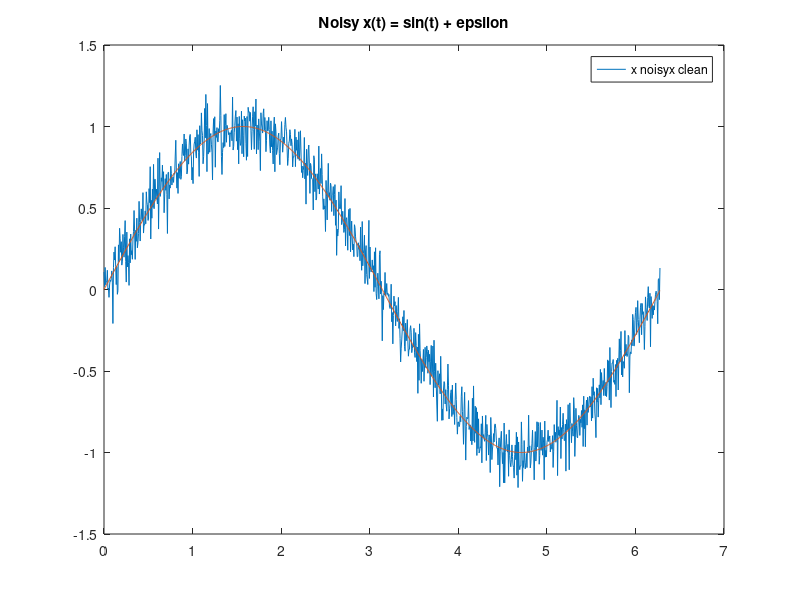
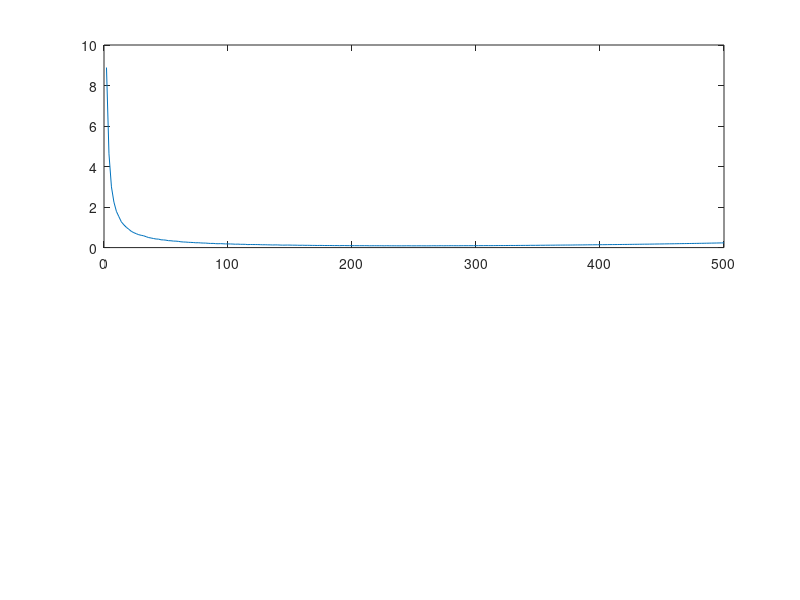

The MATLAB source for these figures, in order: (Note: this script raises an error after producing the figures.)
clc; clear; close all;

N = 1000;
h = 2*pi/N;
t = (0:N-1) * h;

clean_x = sin(t);
epsilon = 0.1;
x = clean_x + epsilon*randn(1, N);

plot(t, x); hold on;
plot(t, clean_x);
legend(["x noisy", "x clean"]);
title("Noisy x(t) = sin(t) + \epsilon")

d1_true = cos(t);
d2_true = -sin(t);

k_range = 2:2:500;

for k=k_range
    d1 = (x(1+k:N)-x(1:N-k))/(h*k);
    d1_MAE(k/2) = mean(abs(d1 - d1_true(1+k/2:N-k/2)));
    
    d2 = (x(1:N-k) -2*x(1+k/2:N-k/2) + x(1+k:N))/((h*k/2)^2);
    d2_MAE(k/2) = mean(abs(d2 - d2_true(1+k/2:N-k/2)));
end

[min_MAE1, best_MAE1_idx] = min(d1_MAE);
[min_MAE2, best_MAE2_idx] = min(d2_MAE);
% *2 because MAE arrays are indexed using every second k
best_k1 = best_MAE1_idx*2;
best_k2 = best_MAE2_idx*2;
fprintf("best k for d1 = %d\n", best_k1);
fprintf("best k for d2 = %d\n", best_k2);

figure;
subplot(2, 1, 1);
plot(k_range, d1_MAE);
xline(best_k1, "y--");
yscale("log");
title("MAE for d1");
xlabel("k");
ylabel("avg |num x' - true x'|");
legend("MAE for each k", "best k = " + num2str(best_k1));

subplot(2, 1, 2);

plot(k_range, d2_MAE);
xline(best_k2, "y--");
yscale("log");
title("MAE for d2");
xlabel("k");
ylabel("avg |num x'' - true x''|");
legend("MAE for each k", "best k = " + num2str(best_k2));


figure;
subplot(2, 1, 1);

k = best_k1;
d1 = (x(1+k:N)-x(1:N-k))/(h*k);
plot(t(1+k/2:N-k/2), d1); hold on;

plot(t, d1_true);
legend(["num dx/dt", "true dx/dt"]);
title("dx/dt numerical using k = " + num2str(k));

subplot(2, 1, 2);
k = best_k2;
d2 = (x(1:N-k) -2*x(1+k/2:N-k/2) + x(1+k:N))/((h*k/2)^2);
plot(t(1+k/2:N-k/2), d2); hold on;

plot(t, d2_true); 
legend(["num d^2x/dt^2", "true d^2x/dt^2"]);
title("d^2x/dt^2 numerical using k = " + num2str(k));


M = 1;
h_opt_d1 = (3*epsilon / M)^(1/3)
h_opt_d2 = (48*epsilon / M)^(1/4)

% 2* because k in this algorithm is double the step between central point
% and surroundings
theoretical_k_opt_d1 = 2* round(h_opt_d1/h)
theoretical_k_opt_d2 = 2* round(h_opt_d2/h)
